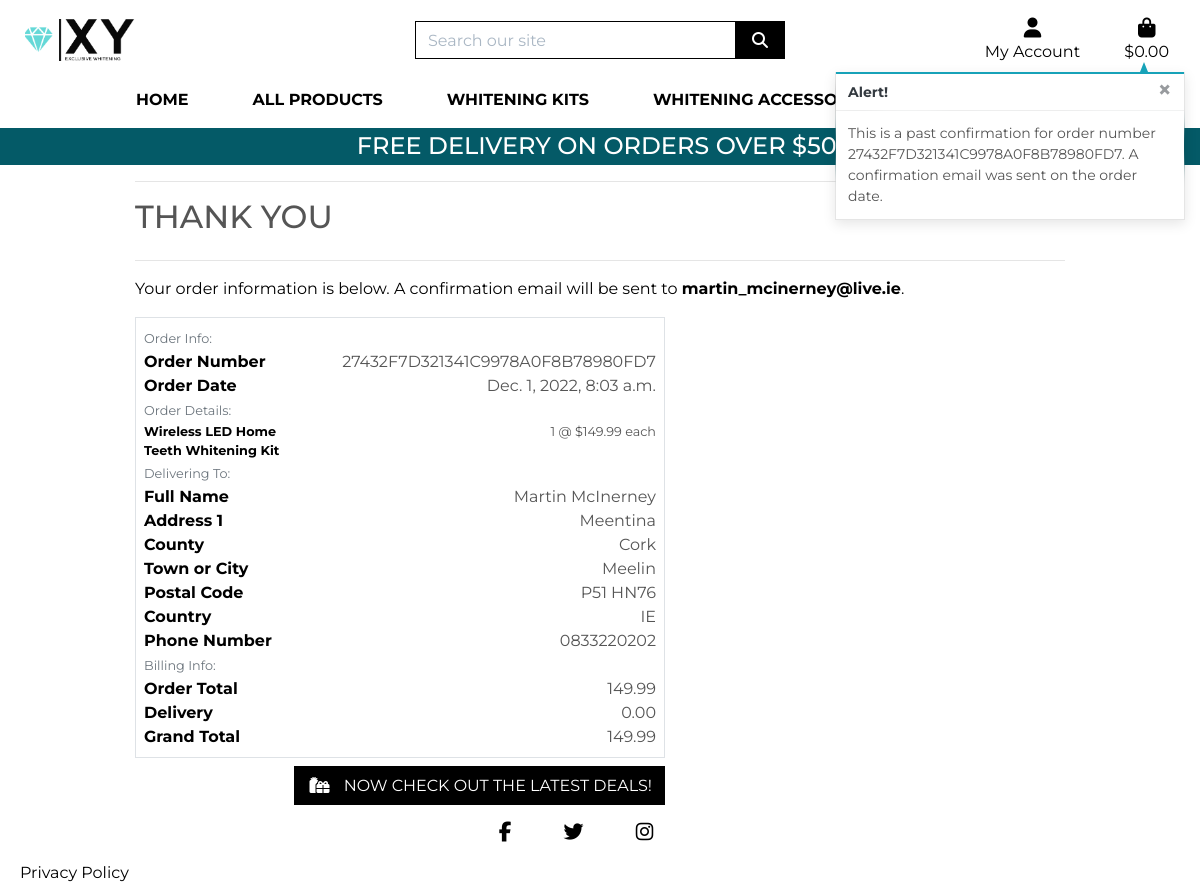
Screenshot of /profile/order_history/27432F7D321341C9978A0F8B78980FD7 with the database file from the repository.
### checkout/models.py (models this page shows, shortened)
class Order(models.Model):
    order_number = models.CharField(max_length=32, null=False, editable=False)
    user_profile = models.ForeignKey(UserProfile, on_delete=models.SET_NULL,
                                     null=True, blank=True, related_name='orders')
    full_name = models.CharField(max_length=50, null=False, blank=False)
    email = models.EmailField(max_length=254, null=False, blank=False)
    phone_number = models.CharField(max_length=20, null=False, blank=False)
    country = CountryField(blank_label='Country *', null=False, blank=False)
    postcode = models.CharField(max_length=20, null=True, blank=True)
    town_or_city = models.CharField(max_length=40, null=False, blank=False)
    street_address1 = models.CharField(max_length=80, null=False, blank=False)
    street_address2 = models.CharField(max_length=80, null=True, blank=True)
    county = models.CharField(max_length=80, null=True, blank=True)
    date = models.DateTimeField(auto_now_add=True)
    delivery_cost = models.DecimalField(max_digits=6, decimal_places=2, null=False, default=0)
    order_total = models.DecimalField(max_digits=10, decimal_places=2, null=False, default=0)
    grand_total = models.DecimalField(max_digits=10, decimal_places=2, null=False, default=0)
    original_bag = models.TextField(null=False, blank=False, default='')
    stripe_pid = models.CharField(max_length=254, null=False, blank=False, default='')

class OrderLineItem(models.Model):
    order = models.ForeignKey(Order, null=False, blank=False, on_delete=models.CASCADE, related_name='lineitems')
    product = models.ForeignKey(Product, null=False, blank=False, on_delete=models.CASCADE)
    product_size = models.CharField(max_length=2, null=True, blank=True) # XS, S, M, L, XL
    quantity = models.IntegerField(null=False, blank=False, default=0)
    lineitem_total = models.DecimalField(max_digits=6, decimal_places=2, null=False, blank=False, editable=False)

### products/models.py (models this page shows, shortened)
class Product(models.Model):
    category = models.ForeignKey('Category', null=True, blank=True, on_delete=models.SET_NULL)
    sku = models.CharField(max_length=254, null=True, blank=True)
    name = models.CharField(max_length=254)
    description = models.TextField()
    price = models.DecimalField(max_digits=6, decimal_places=2)
    rating = models.DecimalField(max_digits=6, decimal_places=2, null=True, blank=True)
    image_url = models.URLField(max_length=1024, null=True, blank=True)
    image = models.ImageField(null=True, blank=True)
    stock_level = models.IntegerField(default=10)

### profiles/views.py (the view)
# urls.py: path('order_history/<order_number>', views.order_history, name='order_history'),
def order_history(request, order_number):
    order = get_object_or_404(Order, order_number=order_number)
    messages.info(request, (
        f'This is a past confirmation for order number {order_number}. '
        'A confirmation email was sent on the order date.'
    ))
    template = 'checkout/checkout_success.html'
    context = {
        'order': order,
        'from_profile': True,
    }
    return render(request, template, context)

### bag/contexts.py (called while the page is built, shortened)
def bag_contents(request):
    bag_items = []
    total = 0
    product_count = 0
    bag = request.session.get('bag', {})
    if total < settings.FREE_DELIVERY_THRESHOLD:
        delivery = total * Decimal(settings.STANDARD_DELIVERY_PERCENTAGE / 100)
        free_delivery_delta = settings.FREE_DELIVERY_THRESHOLD - total
    else:
        delivery = 0
        free_delivery_delta = 0
    grand_total = delivery + total
    context = {
        'bag_items': bag_items,
        'total': total,
        'product_count': product_count,
        'delivery': delivery,
        'free_delivery_delta': free_delivery_delta,
        'free_delivery_threshold': settings.FREE_DELIVERY_THRESHOLD,
        'grand_total': grand_total,
    }
    return context

### exclusive_whitening/context_processors.py (called while the page is built)
def media(request):
    return {'MEDIA_URL': settings.MEDIA_URL}

### checkout/templates/checkout/checkout_success.html (shortened to what this page needs)
{% extends "base.html" %}
{% load static %}
{% block extra_css %}
<link rel="stylesheet" href="{% static 'checkout/css/checkout.css' %}">
{% endblock %}
{% block content %}
<div class="container template-body">
    <div class="row">
        <div class="col">
            <hr>
            <h2 class="logo-font mb-4">Thank You</h2>
            <hr>
            <p class="text-black">Your order information is below. A confirmation email will be sent to
                <strong>{{ order.email }}</strong>.</p>
        </div>
    </div>
    <div class="row">
        <div class="col-12 col-lg-7">
            <div class="order-confirmation-wrapper p-2 border">
                <div class="row">
                    <div class="col">
                        <small class="text-muted">Order Info:</small>
                    </div>
                </div>
                <div class="row">
                    <div class="col-12 col-md-4">
                        <p class="mb-0 text-black font-weight-bold">Order Number</p>
                    </div>
                    <div class="col-12 col-md-8 text-md-right">
                        <p class="mb-0">{{ order.order_number }}</p>
                    </div>
                </div>
                <div class="row">
                    <div class="col-12 col-md-4">
                        <p class="mb-0 text-black font-weight-bold">Order Date</p>
                    </div>
                    <div class="col-12 col-md-8 text-md-right">
                        <p class="mb-0">{{ order.date }}</p>
                    </div>
                </div>
                <div class="row">
                    <div class="col">
                        <small class="text-muted">Order Details:</small>
                    </div>
                </div>
                {% for item in order.lineitems.all %}
                <div class="row">
                    <div class="col-12 col-md-4">
                        <p class="small mb-0 text-black font-weight-bold">
                            {{ item.product.name }}
                        </p>
                    </div>
                    <div class="col-12 col-md-8 text-md-right">
                        <p class="small mb-0">{{ item.quantity }} @ ${{ item.product.price }} each</p>
                    </div>
                </div>
                {% endfor %}
                <div class="row">
                    <div class="col">
                        <small class="text-muted">Delivering To:</small>
                    </div>
                </div>
                <div class="row">
                    <div class="col-12 col-md-4">
                        <p class="mb-0 text-black font-weight-bold">Full Name</p>
                    </div>
                    <div class="col-12 col-md-8 text-md-right">
                        <p class="mb-0">{{ order.full_name }}</p>
                    </div>
                </div>
                <div class="row">
                    <div class="col-12 col-md-4">
                        <p class="mb-0 text-black font-weight-bold">Address 1</p>
                    </div>
                    <div class="col-12 col-md-8 text-md-right">
                        <p class="mb-0">{{ order.street_address1 }}</p>
                    </div>
                </div>
                {% if order.county %}
                <div class="row">
                    <div class="col-12 col-md-4">
                        <p class="mb-0 text-black font-weight-bold">County</p>
                    </div>
                    <div class="col-12 col-md-8 text-md-right">
                        <p class="mb-0">{{ order.county }}</p>
                    </div>
                </div>
                {% endif %}
                <div class="row">
                    <div class="col-12 col-md-4">
                        <p class="mb-0 text-black font-weight-bold">Town or City</p>
                    </div>
                    <div class="col-12 col-md-8 text-md-right">
                        <p class="mb-0">{{ order.town_or_city }}</p>
                    </div>
                </div>
                {% if order.postcode %}
                <div class="row">
                    <div class="col-12 col-md-4">
                        <p class="mb-0 text-black font-weight-bold">Postal Code</p>
                    </div>
                    <div class="col-12 col-md-8 text-md-right">
                        <p class="mb-0">{{ order.postcode }}</p>
                    </div>
                </div>
                {% endif %}
                <div class="row">
                    <div class="col-12 col-md-4">
                        <p class="mb-0 text-black font-weight-bold">Country</p>
                    </div>
                    <div class="col-12 col-md-8 text-md-right">
                        <p class="mb-0">{{ order.country }}</p>
                    </div>
                </div>
                <div class="row">
                    <div class="col-12 col-md-4">
                        <p class="mb-0 text-black font-weight-bold">Phone Number</p>
                    </div>
                    <div class="col-12 col-md-8 text-md-right">
                        <p class="mb-0">{{ order.phone_number }}</p>
                    </div>
                </div>
                <div class="row">
                    <div class="col">
                        <small class="text-muted">Billing Info:</small>
                    </div>
                </div>
                <div class="row">
                    <div class="col-12 col-md-4">
                        <p class="mb-0 text-black font-weight-bold">Order Total</p>
                    </div>
                    <div class="col-12 col-md-8 text-md-right">
                        <p class="mb-0">{{ order.order_total }}</p>
                    </div>
                </div>
                <div class="row">
                    <div class="col-12 col-md-4">
                        <p class="mb-0 text-black font-weight-bold">Delivery</p>
                    </div>
                    <div class="col-12 col-md-8 text-md-right">
                        <p class="mb-0">{{ order.delivery_cost }}</p>
                    </div>
                </div>
                <div class="row">
                    <div class="col-12 col-md-4">
                        <p class="mb-0 text-black font-weight-bold">Grand Total</p>
                    </div>
                    <div class="col-12 col-md-8 text-md-right">
                        <p class="mb-0">{{ order.grand_total }}</p>
                    </div>
                </div>
            </div>
        </div>
    </div>
    <div class="row">
        <div class="col-12 col-lg-7 text-right">
            <a href="{% url 'products' %}?category=new_arrivals,deals,clearance" class="btn btn-black rounded-0 my-2">
                <span class="icon mr-2">
                    <i class="fas fa-gifts"></i>
                </span>
                <span class="text-uppercase">Now check out the latest deals!</span>
            </a>
        </div>
    </div>
</div>
{% endblock %}

### static/css/base.css (style rules this page uses)
html { height: 100%; }
body { color: #555; font-family: 'Montserrat', sans-serif; }
.icon { align-items: center; display: inline-flex; justify-content: center; height: 1.5rem; width: 1.5rem; }
.logo-font { text-transform: uppercase; }
.btn-black { background: black; color: white; }
.text-black { color: #000 !important; }
@media (min-width: 1200px) { .container { max-width: 80%; } }

### rows the page displays
Order: email "martin_mcinerney@live.ie", order_number "27432F7D321341C9978A0F8B78980FD7", date "Dec. 1, 2022, 8:03 a.m.", full_name "Martin McInerney", street_address1 "Meentina", county "Cork", town_or_city "Meelin", postcode "P51 HN76", country "IE", phone_number "0833220202", order_total "149.99", delivery_cost "0.00", grand_total "149.99"
OrderLineItem: product.name "Wireless LED Home Teeth Whitening Kit", quantity "1", product.price "149.99"

### other values shown
{{ free_delivery_threshold }} "50"
{{ message }} "This is a past confirmation for order number 27432F7D321341C9978A0F8B78980FD7. A confirmation email was sent on the order date."
